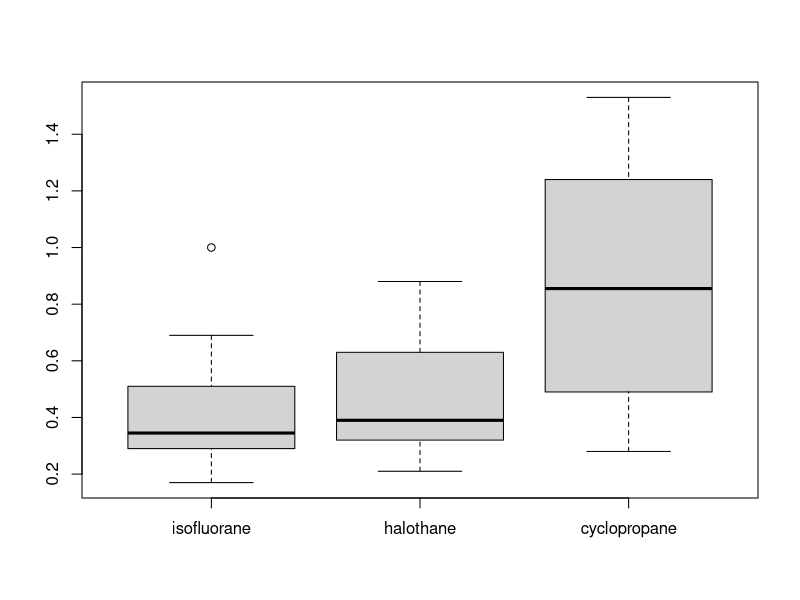
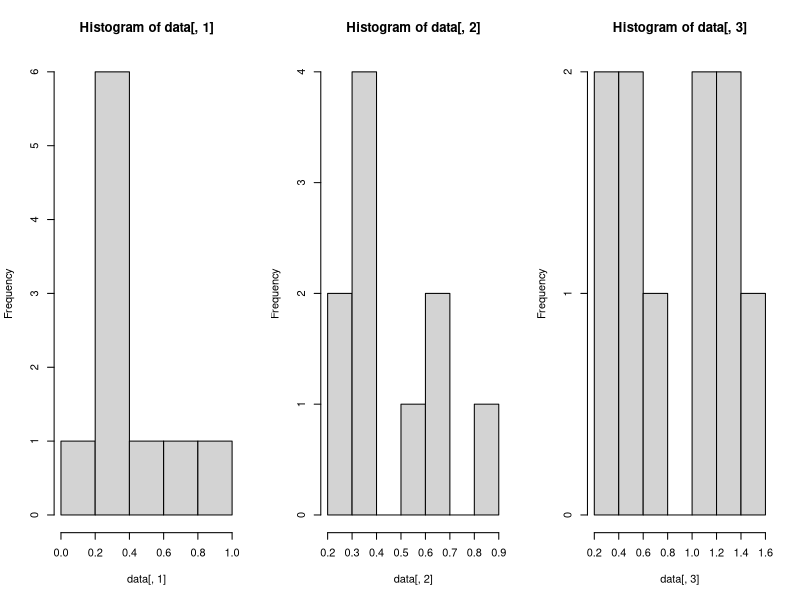
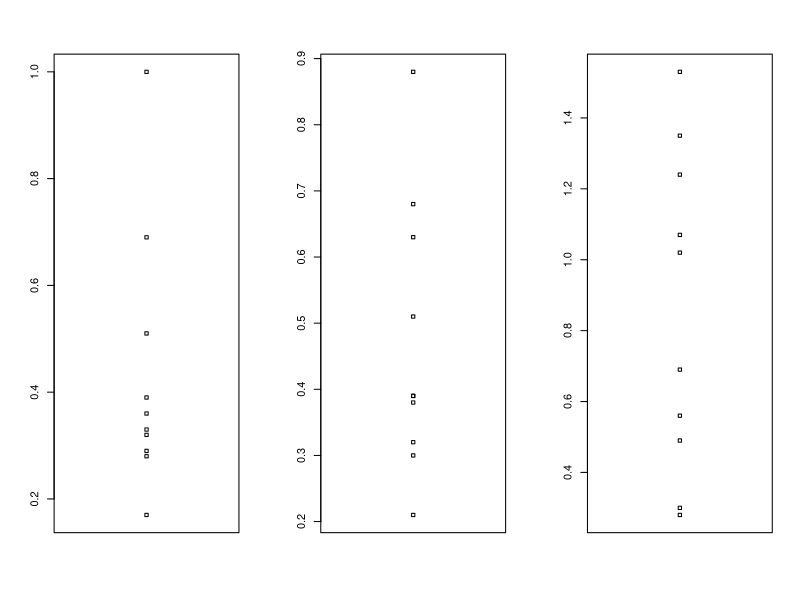
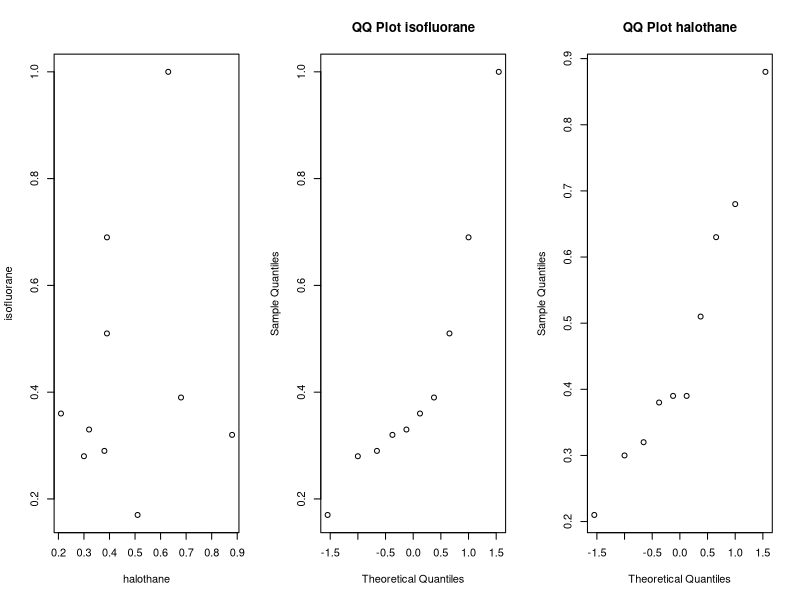
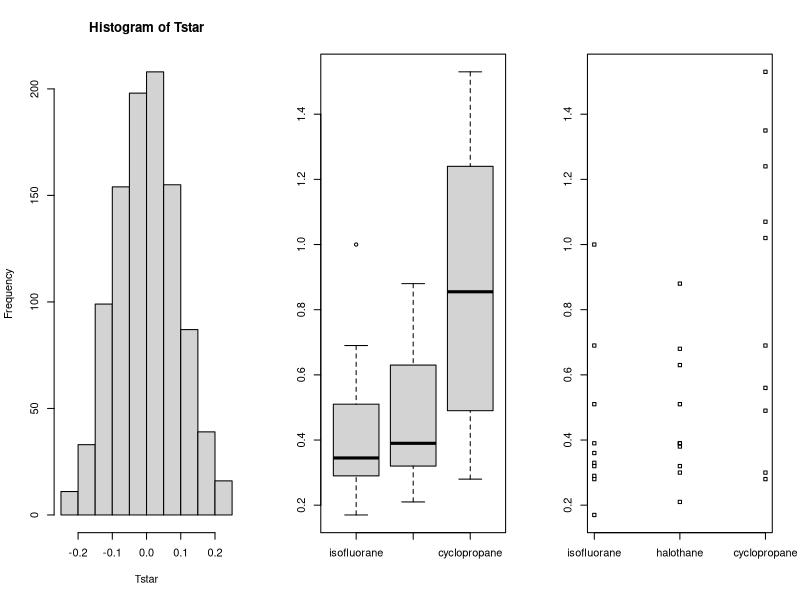
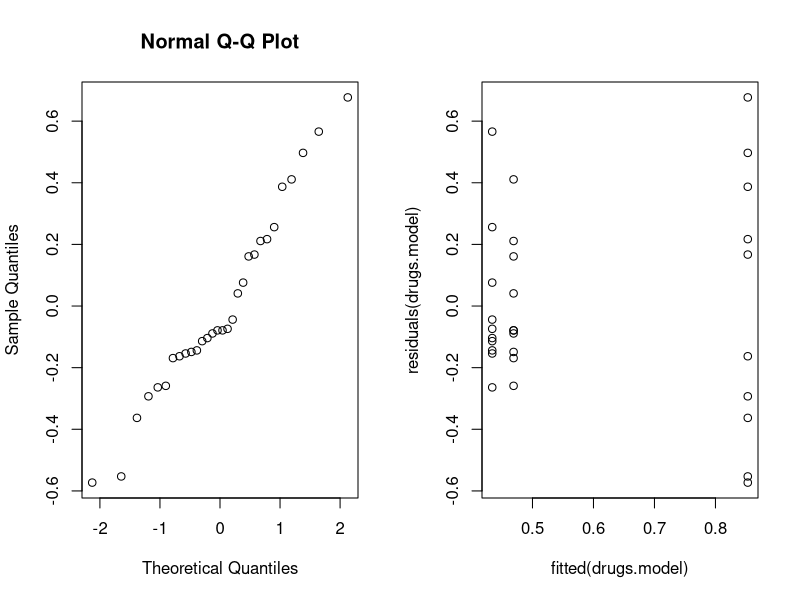

Recreate these plots in R, in order.
# The concentrations (in nanograms per millimeter) of plasma epinephrine were measured for 10 dogs under isofluorane, halothane, and cyclopropane anesthesia, represented as three columns in data frame. We are interested in differences in the concentration for the different drugs. 
#  Is it reasonable to assume that the three columns of dogs.txt were taken from normal populations?

data <- read.table("datas/dogs.txt",header = TRUE) ; data

boxplot(data[,1],data[,2],data[,3], names = c("isofluorane","halothane","cyclopropane"))
par(mfrow=c(1,3)) ; hist(data[,1]) ; hist(data[,2]) ; hist(data[,3])
stripchart(data[,1],vertical = TRUE) ; stripchart(data[,2],vertical = TRUE) ; stripchart(data[,3],vertical = TRUE)
# Column cyclopropane seems normal population, however column isofluorane and halothane seem like do not represent a normal population

shapiro.test(data[,1]) ; shapiro.test(data[,2]) ; shapiro.test(data[,3])


# Investigate whether the columns isofluorane and halothane are correlated. Apply relevant tests to verify whether the distributions of these columns are different. Is a permutation test applicable? 

# Since these two columns not normally distributed, we can use Spearman's correlation test.
attach(data)
plot(isofluorane~halothane) # Based on this plot, we expect independence between isofluorane and halothane.
qqnorm(isofluorane, main = "QQ Plot isofluorane") ; qqnorm(halothane, main = "QQ Plot halothane") #The histogram of outcome does not appear normally distributed.

cor.test(isofluorane,halothane, method = "spearman") # The value of ρ=0.22 is positive close to zero. Closer to zero indicates little correlation between X and Y rankings.

# permutation test
func <- function(x,y) {mean(x-y)}
B <- 1000 ; Tstar <- numeric(B)
for (i in 1:B) {
  data.star <- t(apply(cbind(data[,1],data[,2]),1,sample))
  Tstar[i] <- func(data.star[,1], data.star[,2])
  
}

res <- func(data[,1], data[,2]) ; res
hist(Tstar)
pl <- sum(Tstar<res)/B ; pr <- sum(Tstar>res)/B ; p <- 2*min(pl,pr)
pl ; pr ; p

# Conduct a one-way ANOVA to determine whether the type of drug has an effect on the concentration of plasma epinephrine. Give the estimated concentrations for each of the three anesthesia drugs. 
boxplot(data) ; stripchart(data, vertical = TRUE)

drugframe <- data.frame(plasma = as.vector(as.matrix(data)), drugs = factor(rep(1:3, each=10))) ; drugframe
is.factor(drugframe$drugs) ; is.numeric(drugframe$drugs) # TRUE - FALSE

drugs.model = lm(plasma~drugs, data = drugframe) ; drugs.model
anova(drugs.model)
# Ha is rejected since p-value (0.01) is less than 0.05

summary(drugs.model)
confint(drugs.model)

par(mfrow=c(1,2)) ; qqnorm(residuals(drugs.model))
plot(fitted(drugs.model), residuals(drugs.model))

# Does the Kruskal-Wallis test arrive at the same conclusion about the effect of drug as the test in c)? Explain possible differences between conclusions of the Kruskal-Wallis and ANOVA tests. 
attach(drugframe) ; kruskal.test(plasma, drugs)
# p-value = 0.05948, hence Ho is not rejected since it is greater than 0.05
# In my result ANOVA and Kruskal-Wallis yield a slight difference. ANOVA assumes normality whereas Kruskal-Wallis does not.
